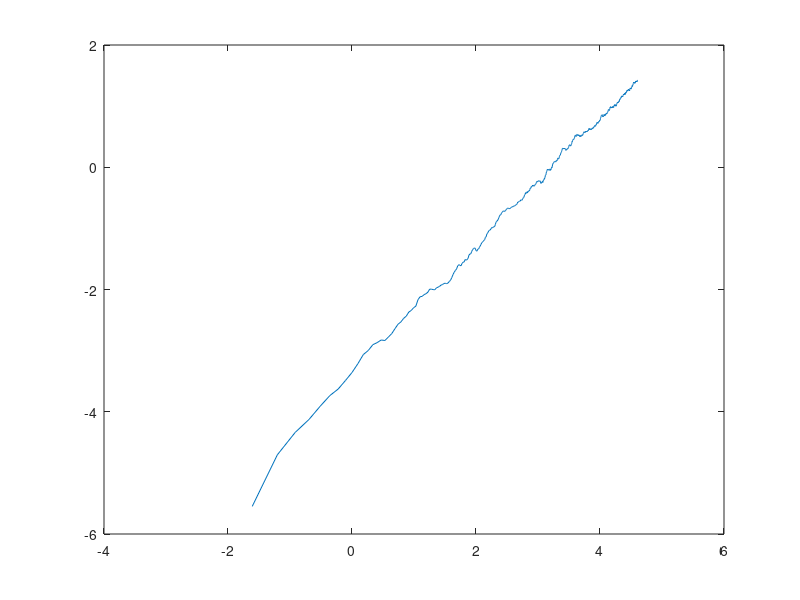

MATLAB code for this plot: (Note: this script raises an error after producing the figure.)
N = 200;
H = zeros(1,N);

dt  = 0.1;
T = 100;

steps = T/dt;

v = zeros(N,steps);
x = v;

for d = 1:N
    for i = 1:steps-1
        v(d,i+1) = 2*sqrt(dt)*normrnd(0,1);
        x(d,i+1) = x(d,i) + dt*v(d,i+1);
    end
end
% 
% x2 = zeros(1,steps);
% for i = 1:steps
%     x2(i) = mean(x(:,i));
%     x2(i) = xm(i)*xm(i);
% end

t = dt:dt:T;
xm = zeros(1,steps);
x2 = xm;


for i = 2:steps
    xm(i) = mean(x(:,i).*x(:,i));
    x2(i) = xm(i);
end
figure(1)
%for i = 1:N
%    plot(t,x(i,:))
%    hold on
%end
f = @(t)2.*t;
plot(log(t),log(x2))
%hold on
%plot(t,f(t))
figure(2)
histogram(x(:,end))